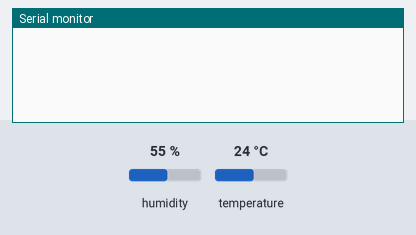
This sketch was run on a simulated Arduino Uno, built with avr-gcc and run on an emulated ATmega328P. Parts: the last lines printed to the serial monitor. Inputs (shaded band) come from the test bench; at power-on: humidity 55 %, temperature 24 °C.

Above: at 6.2 s.
6.3 s: humidity set to 22 %
At 10.6 s:
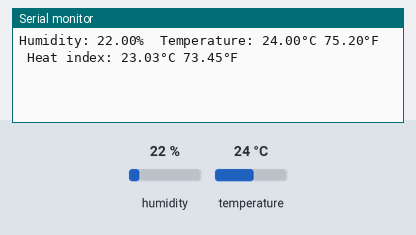
16.5 s: temperature set to 12 °C
At 21.2 s:
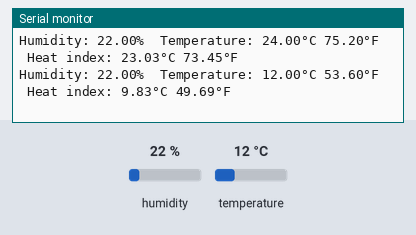
24.0 s: humidity set to 40 %
At 26.4 s:
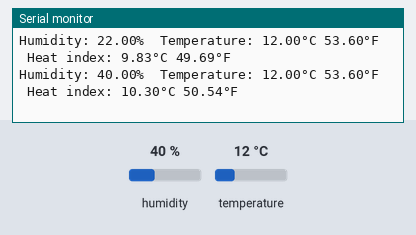
Timing chart, 0 to 27.9 s (numbered marks = the images above; inputs shaded):
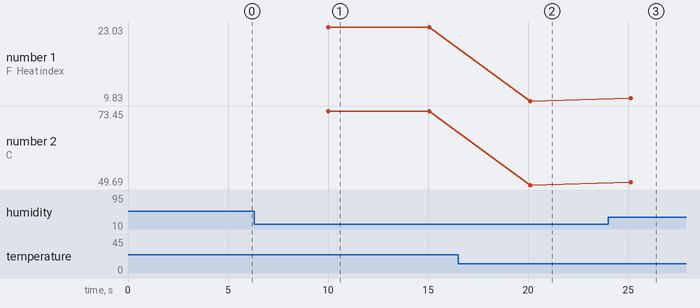

Measured:
- after the input at 6.3 s, the serial monitor: prints a new line after 3.7 s (image 1)
- after the input at 16.5 s, the serial monitor: prints a new line after 3.6 s (image 2)
- after the input at 24.0 s, the serial monitor: prints a new line after 1.1 s (image 3)
- plotted number 1: 23.03 → 9.83 after the input at 16.5 s, 9.83 → 10.3 after the input at 24.0 s
- plotted number 2: 73.45 → 49.69 after the input at 16.5 s, 49.69 → 50.54 after the input at 24.0 s

The sketch:

Clima.ino
```cpp
#include <DHT.h>
int dhtPin = 2;
DHT dht(dhtPin, DHT11);  // esto es igual a 11, https://github.com/adafruit/DHT-sensor-library/blob/master/DHT.h
void setup()
{
  Serial.begin(9600);
  dht.begin();
  delay(5000);
}
void loop()
{
  delay(5000);
  float humidity = dht.readHumidity();
  float temperature = dht.readTemperature();
  float temperatureF = dht.readTemperature(true);
  if(isnan(humidity) || isnan(temperature) || isnan(temperatureF))
  {
    Serial.println("Error en la lectura del sensor");
    return;
  }
  float hic = dht.computeHeatIndex(temperature, humidity, false);
  float hif = dht.computeHeatIndex(temperatureF, humidity);

  Serial.print("Humidity: ");
  Serial.print(humidity);
  Serial.print("%  Temperature: ");
  Serial.print(temperature);
  Serial.print("°C ");
  Serial.print(temperatureF);
  Serial.print("°F  Heat index: ");
  Serial.print(hic);
  Serial.print("°C ");
  Serial.print(hif);
  Serial.println("°F");
}
```
